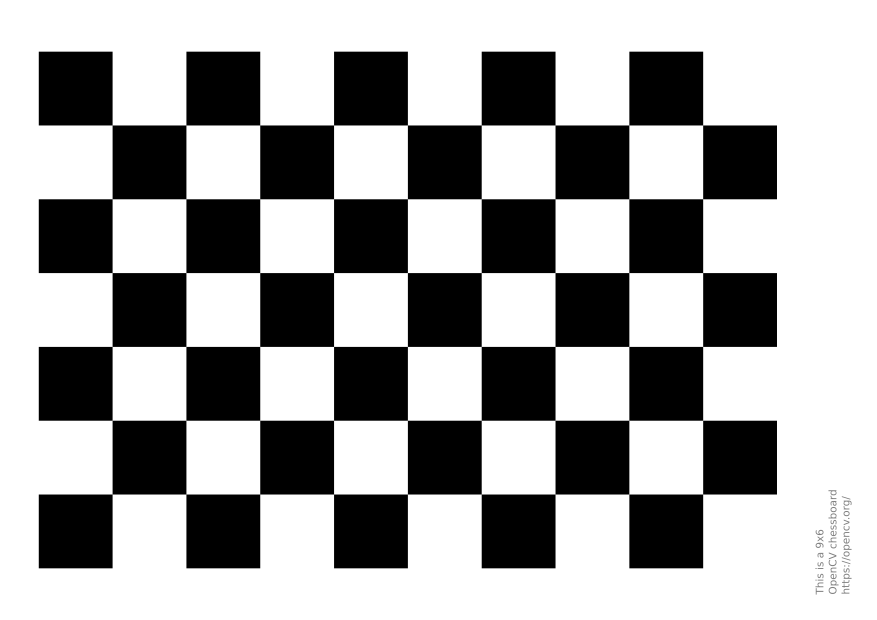
#> input picture 2026Fall/project_5/data/chess.png, 1754 x 1240 px (shown at 1/2 size); its folder holds only this picture in this run
$ python lab05_step3.py
#> lines starting #> are read from the running program, lines starting #| are printed output that depends on the picture; after the words box and inside, x2 and y2 are one past the last pixel; in counts of white or black regions, pixels touching at a corner belong together; long printed decimals are rounded
from pathlib import Path
import cv2
import numpy as np
root=Path(__file__).resolve().parent
image_path=root/"data"/"chess.png"
gray=cv2.imdecode(
    np.fromfile(image_path,dtype=np.uint8),
    cv2.IMREAD_GRAYSCALE
)
#> gray is the input picture: shape (1240, 1754); min 0, max 255, mean 165.4
if gray is None:
    raise ValueError("图片读取失败")
print("图片尺寸：",gray.shape)
#| 图片尺寸： (1240, 1754)
corners=cv2.goodFeaturesToTrack(
    gray,
    maxCorners=100,
    qualityLevel=0.01,
    minDistance=30
)
#> corners = 98 rows, first 8: [1110, 988], [1110, 251], [667, 988], [667, 251], [373, 988], [373, 251], [1110, 694], [1110, 545]
if corners is None:
    points=np.empty((0,2),dtype=np.float32)
else:
    points=corners.reshape(-1,2)
#> points = 98 pairs, first value 78 to 1698, second value 104 to 1186
print("检测到的角点数：", len(points))
#| 检测到的角点数： 98
print("前 5 个角点坐标：")
print(points[:5])
#| [[1110.  988.]
#|  [1110.  251.]
#|  [ 667.  988.]
#|  [ 667.  251.]
#|  [ 373.  988.]]
marked=cv2.cvtColor(gray,cv2.COLOR_GRAY2BGR)
for point in points:
    x,y=np.rint(point).astype(int)
    cv2.circle(marked,(x,y),4,(0,255,0),-1)
#> this loop made 98 passes
#> (x, y) on passes 1 to 12: (1110, 988), (1110, 251), (667, 988), (667, 251), (373, 988), (373, 251), (1110, 694), (1110, 545), (224, 988), (224, 251), (667, 694), (667, 545)
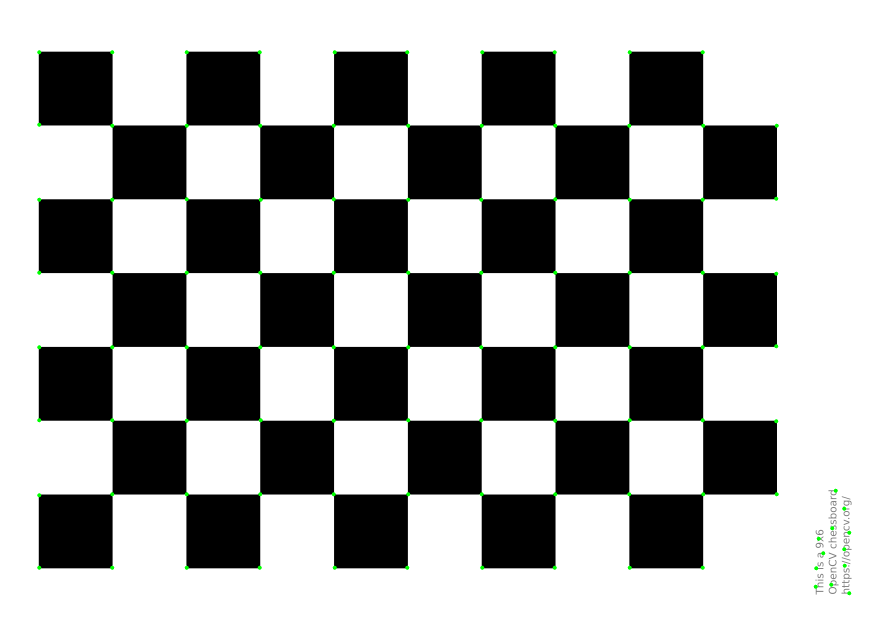
#> marked: shape (1240, 1754, 3) (shown at 1/2 size); mean B, G, R 165.1, 165.7, 165.1
results_dir=root/"results"
results_dir.mkdir(exist_ok=True)
output_path = results_dir / "step3_shi_tomasid30.png"

success, encoded = cv2.imencode(".png", marked)
if not success:
    raise RuntimeError("图片编码失败")

encoded.tofile(output_path)
print("结果已保存到：", output_path)
levels=[gray]
for level in range(3):
    smaller=cv2.pyrDown(levels[-1])
    levels.append(smaller)
#> after the loop, levels = 4 items
for i,level in enumerate(levels):
    print(f"第{i}层:{level.shape}")
#> this loop made 4 passes
#| 第0层:(1240, 1754)
#| 第1层:(620, 877)
#| 第2层:(310, 439)
#| 第3层:(155, 220)
for i,level in enumerate(levels):
    output_path=results_dir/f"step4_pyramid_{i}.png"
    sucess,encoded=cv2.imencode(".png",level)
    if not sucess:
        raise RuntimeError(f"第{i}层图片编码失败")
    output_path.write_bytes(encoded.tobytes())
    print("已保存:",output_path)
base=levels[0].astype(np.float32)
aligned=cv2.resize(
    levels[1].astype(np.float32),
    (base.shape[1],base.shape[0]),
    interpolation=cv2.INTER_LINEAR
)
dog=base-aligned
print("差分图尺寸：", dog.shape)
#| 差分图尺寸： (1240, 1754)
print("最小响应：", dog.min())
#| 最小响应： -169.4375
print("最大响应：", dog.max())
#| 最大响应： 132.0
dog_abs=np.abs(dog)
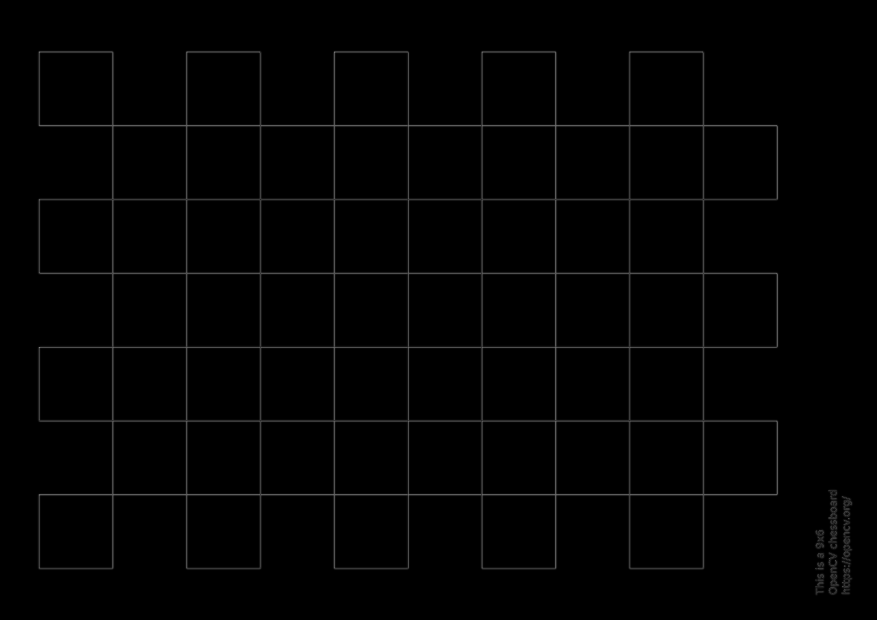
#> dog_abs: shape (1240, 1754) float32 (shown at 1/2 size); min 0, max 169.4, mean 2.4
max_value=float(dog_abs.max())
#> max_value = 169.4
dog_show=(
    dog_abs/max(max_value,1e-6)*255
).astype(np.uint8)
output_path = results_dir / "step5_dog.png"

success, encoded = cv2.imencode(".png", dog_show)
if not success:
    raise RuntimeError("差分图编码失败")

output_path.write_bytes(encoded.tobytes())
print("差分图已保存：", output_path)
dogs=[]
for i in range(len(levels)-1):
    base=levels[i].astype(np.float32)
    aligned=cv2.resize(
        levels[i+1].astype(np.float32),
        (base.shape[1],base.shape[0]),
        interpolation=cv2.INTER_LINEAR
    )
    current_dog=base-aligned
    dogs.append(current_dog)
    print(
        f"第 {i} 组差分：",
        current_dog.shape,
        "最小值：", current_dog.min(),
        "最大值：", current_dog.max()
    )
#> this loop made 3 passes
#| 第 0 组差分： (1240, 1754) 最小值： -169.4375 最大值： 132.0
#| 第 1 组差分： (620, 877) 最小值： -130.312 最大值： 102.253
#| 第 2 组差分： (310, 439) 最小值： -127.836 最大值： 96.255
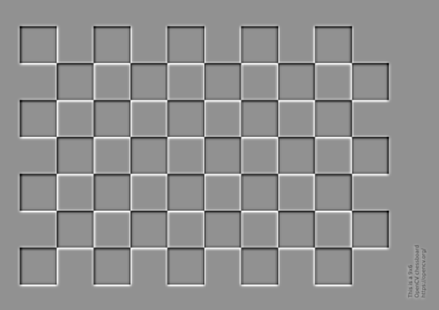
#> current_dog: shape (310, 439) float32; min -127.8, max 96.26, mean -0.2; drawn with min black and max white
#> after the loop, dogs = 3 items
global_max = max(
    float(np.abs(d).max())
    for d in dogs
)
#> global_max = 169.4
for i, current_dog in enumerate(dogs):
    dog_show = (
        np.abs(current_dog)
        / max(global_max, 1e-6)
        * 255
    ).astype(np.uint8)

    output_path = results_dir / f"step5_dog_pair_{i}_{i + 1}.png"

    success, encoded = cv2.imencode(".png", dog_show)
    if not success:
        raise RuntimeError(f"第 {i} 组差分图编码失败")

    output_path.write_bytes(encoded.tobytes())
    print("已保存：", output_path)
# 在每组差分图中标出响应幅度的局部峰值区域
for i, current_dog in enumerate(dogs):
    magnitude = np.abs(current_dog)

    # 每个像素周围 3×3 邻域的最大响应幅度
    local_max = cv2.dilate(
        magnitude,
        np.ones((3, 3), dtype=np.uint8)
    )

    # 使用前面计算的 global_max，统一各组筛选阈值
    mask = (
        (magnitude == local_max)
        & (magnitude > 0.2 * global_max)
    )

    # 排除图像最外侧一圈
    mask[0, :] = False
    mask[-1, :] = False
    mask[:, 0] = False
    mask[:, -1] = False

    marked = cv2.cvtColor(levels[i], cv2.COLOR_GRAY2BGR)
    marked[mask] = (0, 0, 255)

    output_path = results_dir / f"step5_peak_regions_{i}.png"
    success, encoded = cv2.imencode(".png", marked)
    if not success:
        raise RuntimeError("图片编码失败")
    encoded.tofile(output_path)

    print(f"第 {i} 组：峰值区域包含 {np.count_nonzero(mask)} 个像素")
    print("已保存：", output_path)
#> this loop made 3 passes
#| 第 0 组：峰值区域包含 22449 个像素
#| 已保存： 2026Fall/project_5/results/step5_peak_regions_0.png
#| 第 1 组：峰值区域包含 12104 个像素
#| 已保存： 2026Fall/project_5/results/step5_peak_regions_1.png
#| 第 2 组：峰值区域包含 4989 个像素
#| 已保存： 2026Fall/project_5/results/step5_peak_regions_2.png
#> pass 1, `mask = ( (magnitude == local_max) & (magnitude > 0.2 * global_max) )`:
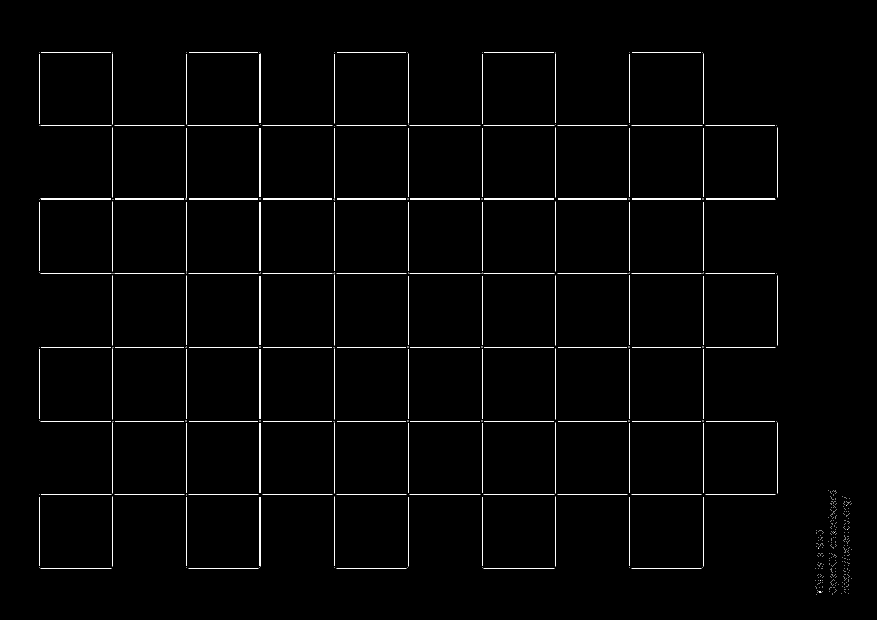
#> mask: shape (1240, 1754) bool (shown at 1/2 size); 1% white in thin lines or dots, all inside (x1, y1, x2, y2) = (78, 104, 1703, 1189)
#> after the loop:
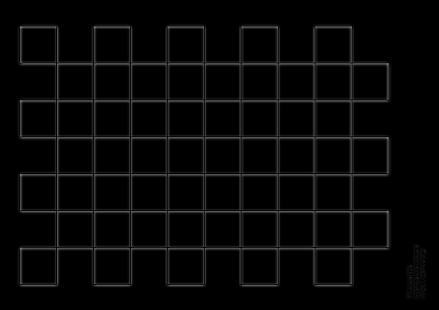
#> magnitude: shape (310, 439) float32; min 0, max 127.8, mean 7
#> after the loop:
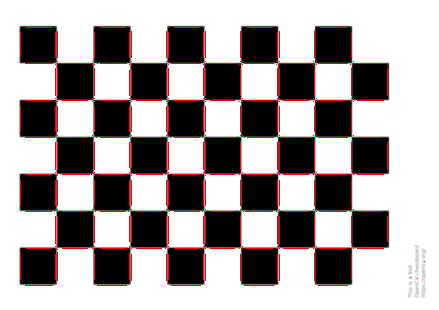
#> marked: shape (310, 439, 3); mean B, G, R 161, 161, 170.4
#> after the loop:
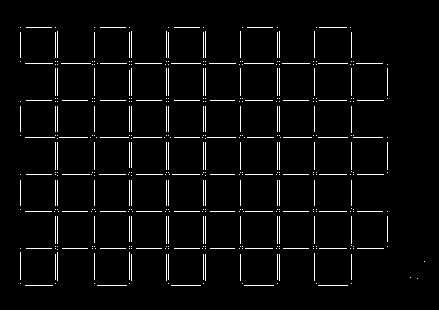
#> mask: shape (310, 439) bool; 3.7% white in thin lines or dots, all inside (x1, y1, x2, y2) = (20, 27, 425, 286)
